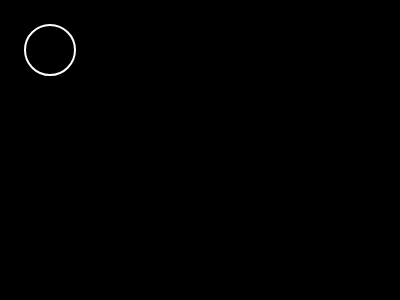
Frame 1 (no input)
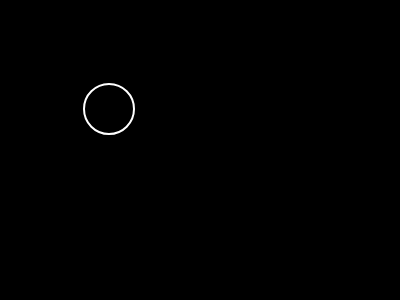
Frame 60 (no input)
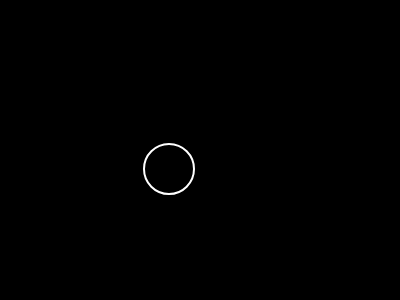
Frame 120 (the mouse pressed at the canvas centre since frame 60)

The p5.js sketch that drew these frames (run headless with seeded random() and noise() and a simulated clock; from frame 60 on, the mouse is pressed at the canvas centre):

// p5.js sketch
// ── sketch.js
x =50;
y =50;
k=1;
l =1;
function setup() {
  createCanvas(400, 300);
}

function draw() {
  background(0);
  stroke(255);
  strokeWeight(2);
 noFill();
  ellipse(x,y,50,50);
  if(x>width  || x <0){k = -1*k;}
  x = x+k;
  if(y>height || y <0){l = l*-1};
  y = y+l;
}
